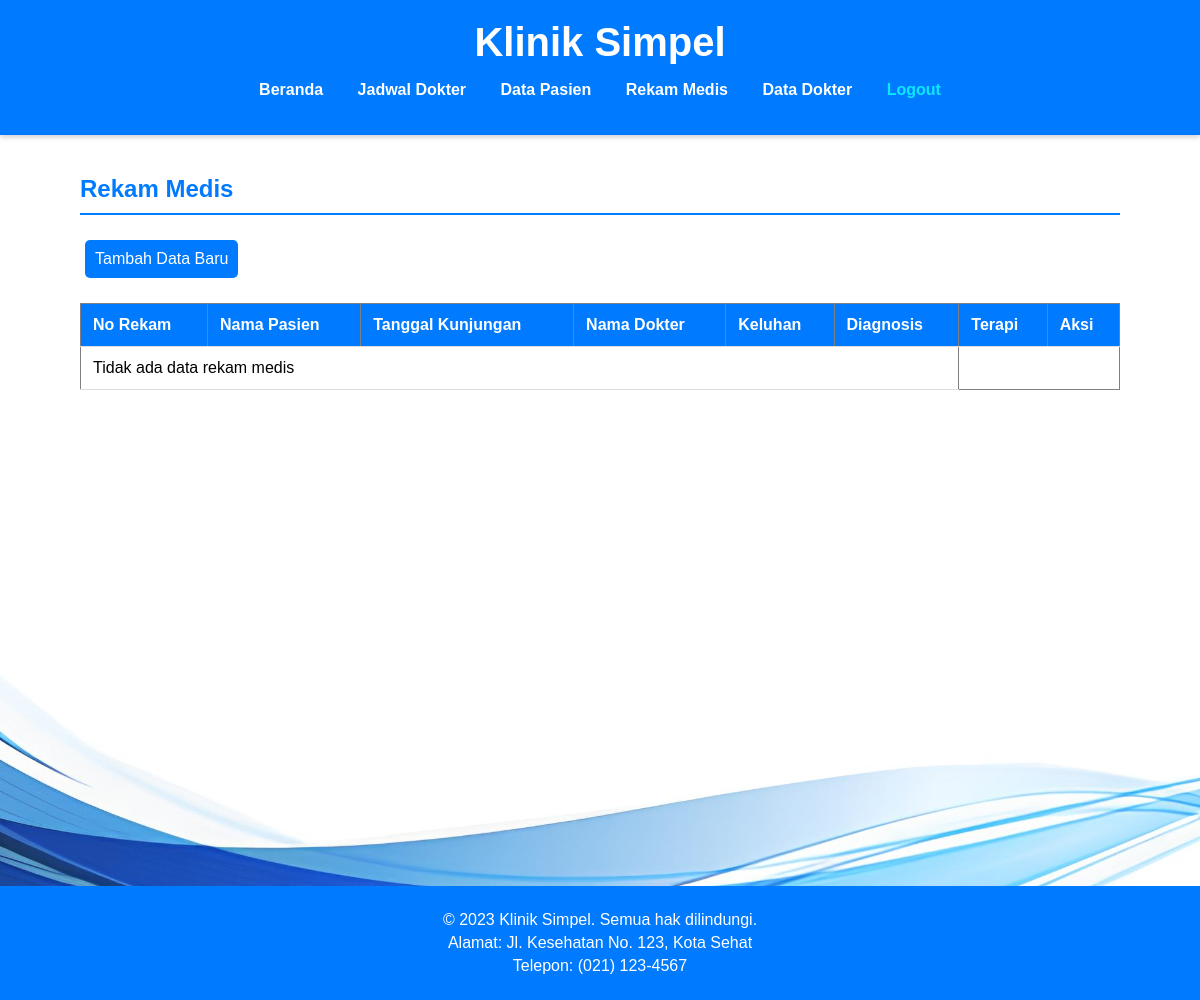
/rmedis.php, run on an earlier commit of the app's database.
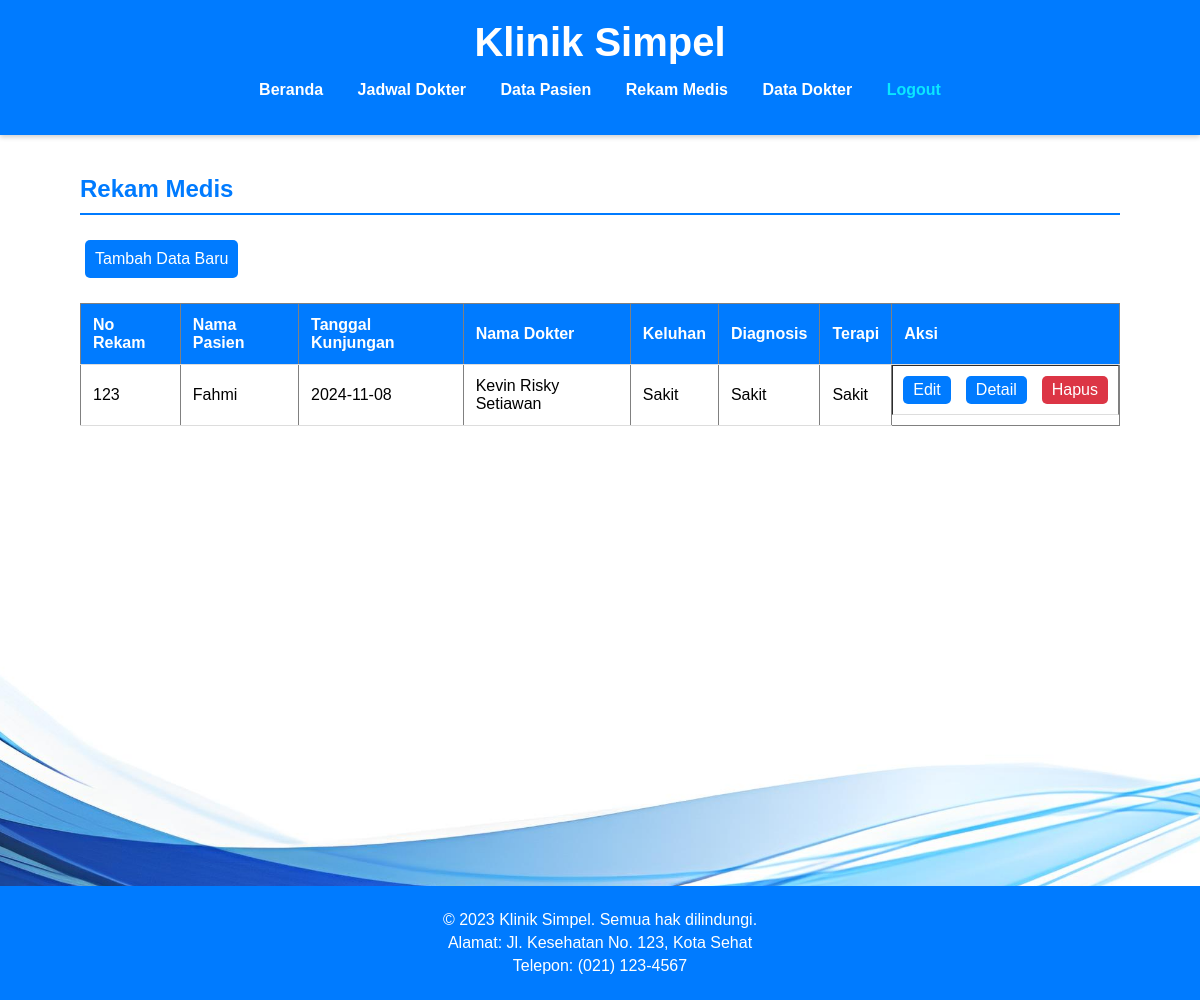
And on a later commit of the database.
### tables this page shows
CREATE TABLE `rkmedis` (
  `no_rek` varchar(20) NOT NULL,
  `nama_pasien` varchar(50) NOT NULL,
  `tgl_kunjung` date NOT NULL,
  `nama_dokter` varchar(20) NOT NULL,
  `keluhan` varchar(50) NOT NULL,
  `diagnosis` varchar(50) NOT NULL,
  `terapi` varchar(50) NOT NULL
);

### rmedis.php (the view, shortened to what this page needs)
<!DOCTYPE html>
<html lang="id">
<head>
    <link rel="stylesheet" href="css/styles.css">
</head>
<body>
    <header>
        <div class="container">
            <h1>Klinik Simpel</h1>
            <nav>
                <ul>
                    <li><a href="beranda.php">Beranda</a></li>
                    <li><a href="jadwal.php">Jadwal Dokter</a></li>
                    <li><a href="pasien.php">Data Pasien</a></li>
                    <li><a href="rmedis.php">Rekam Medis</a></li>
                    <li><a href="dokter.php">Data Dokter</a></li>
                    <li><a style="text-decoration:none;color: #0ae7ff;font-weight: bold;" href="logout.php" class="logout">Logout</a></li>
                </ul>
            </nav>
        </div>
    </header>
    <main class="container">
        <h2>Rekam Medis</h2>
        <div style="overflow: auto;">
            <a href="form_tambah_rek.php" class="button">Tambah Data Baru</a>
            <table border="1" class="table">
                <thead>
                    <tr>
                        <th>No Rekam</th>
                        <th>Nama Pasien</th>
                        <th>Tanggal Kunjungan</th>
                        <th>Nama Dokter</th>
                        <th>Keluhan</th>
                        <th>Diagnosis</th>
                        <th>Terapi</th>
                        <th>Aksi</th>
                    </tr>
                </thead>
                <tbody>
                    <?php
                    include 'koneksi.php';
                    $sql = "SELECT * FROM rkmedis";
                    $result = $koneksi->query($sql);
                    if ($result->num_rows > 0) {
                        while ($row = $result->fetch_assoc()) { ?>
                            <tr>
                                <td><?php echo $row['no_rek']; ?></td>
                                <td><?php echo $row['nama_pasien']; ?></td>
                                <td><?php echo $row['tgl_kunjung']; ?></td>
                                <td><?php echo $row['nama_dokter']; ?></td>
                                <td><?php echo $row['keluhan']; ?></td>
                                <td><?php echo $row['diagnosis']; ?></td>
                                <td><?php echo $row['terapi']; ?></td>
                                <td style=" display: flex; justify-content: space-between; align-items: center; padding: 5px; gap: 5px;">
                                    <a href="form_edit_rek.php?nama_pasien=<?php echo $row['nama_pasien']; ?>" class="button" style="background-color: #007bff; padding: 5px 10px; text-decoration: none;">Edit</a>
                                    <a href="detail_pasien.php?no_rek=<?php echo $row['no_rek']; ?>" class="button" style="background-color: #007bff; padding: 5px 10px; text-decoration: none;">Detail</a>
                                    <a href="proses_hapus_rek.php?nama_pasien=<?php echo $row['nama_pasien']; ?>" onclick="return confirm('Yakin hapus data?')" class="button" style="background-color: #dc3545; padding: 5px 10px; text-decoration: none;">Hapus</a>
                                </td>
                            </tr>
                        <?php
                        }
                    } else {
                        echo "<tr><td colspan='6'>Tidak ada data rekam medis</td></tr>";
                    }
                    ?>
                </tbody>
            </table>
        </div>
    </main>
    <footer>
        <p>&copy; 2023 Klinik Simpel. Semua hak dilindungi.</p>
        <p>Alamat: Jl. Kesehatan No. 123, Kota Sehat</p>
        <p>Telepon: (021) 123-4567</p>
    </footer>
</body>
</html>

What changed in the data, as far as the page shows it:
added rkmedis: no_rek "123", nama_pasien "Fahmi", tgl_kunjung "2024-11-08", nama_dokter "Kevin Risky Setiawan", keluhan "Sakit", diagnosis "Sakit", terapi "Sakit"
Also different on the page:
text no longer shown: "Tidak ada data rekam medis"
